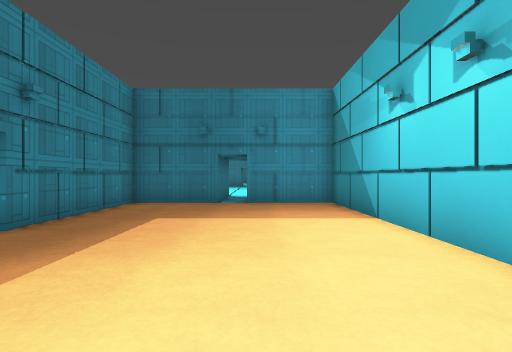
[1] (above)

12 first-person views from a walk through a 3-D level made in the Godot game engine. The camera is 1.5 m above the floor, looks level and sees 80° across. Doors that lead somewhere are drawn open, without their leaves. The floor is counted in squares, 2 m on a side. Each view is taken from the middle of a square. On the plan, view 1 faces up. The plan holds only what a view shows up to about 10 squares ahead; the rest is blank. The place goes on beyond the plan. Flat picture figures and markers are not drawn. Some surface patterns are stand-ins.

[2]
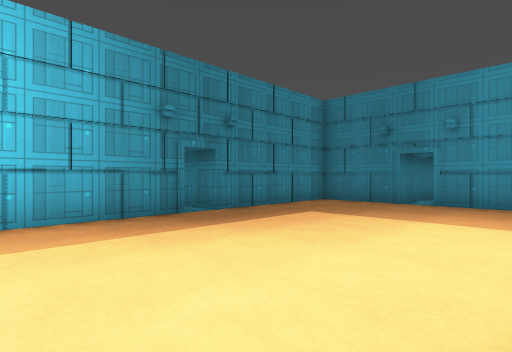

[3]
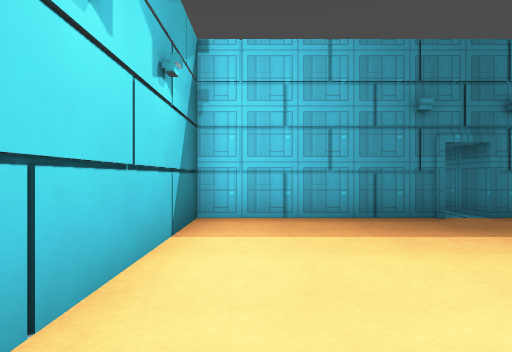

[4]
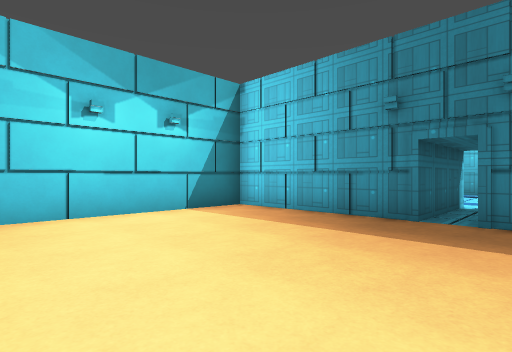

[5]
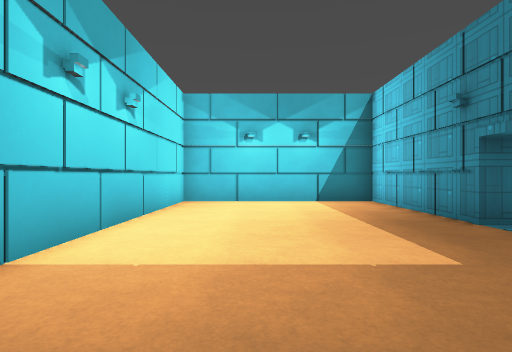

[6]
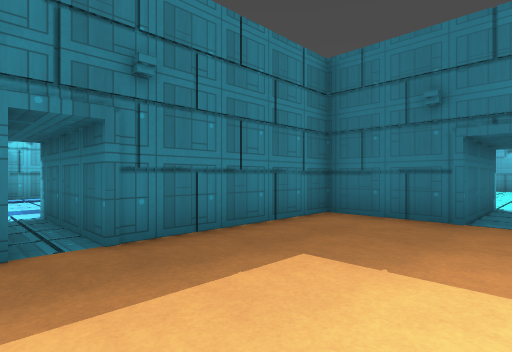

[7]
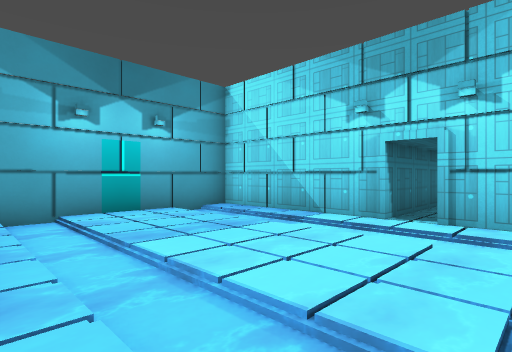

[8]
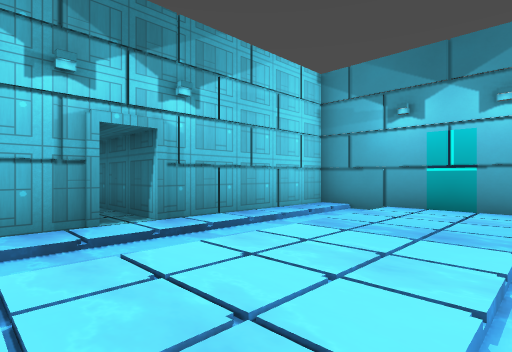

[9]
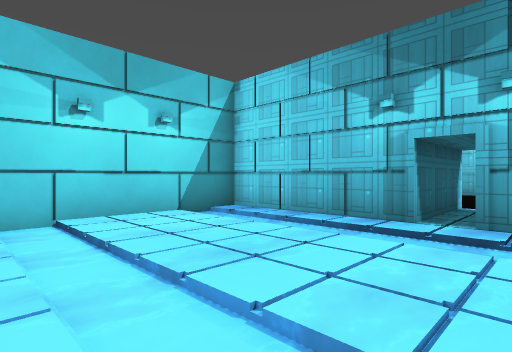

[10]
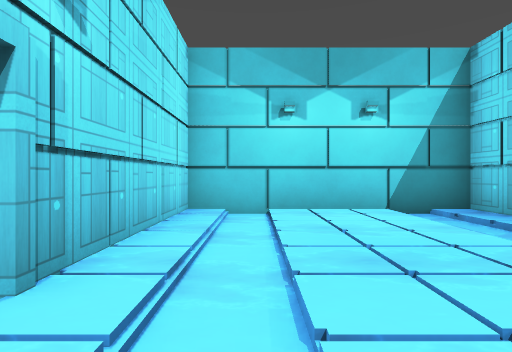

[11]
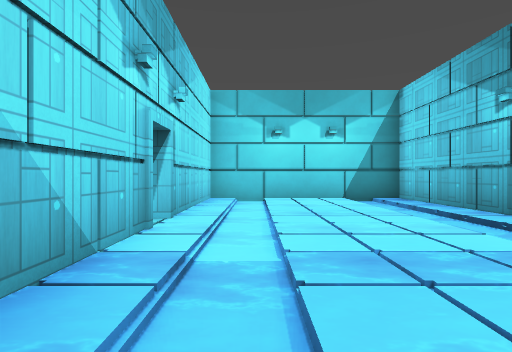

[12]
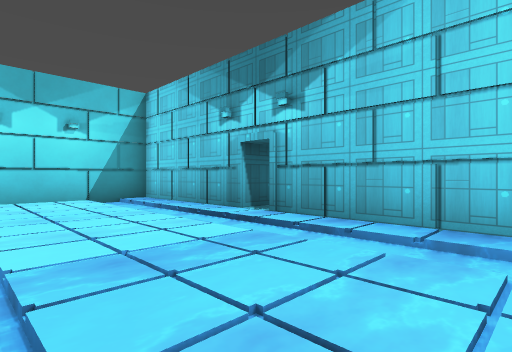

### Floor plan
Key: @ floor where view 1 was taken; # wall or solid block; . main floor; - floor 0.25 m lower than the main floor; / step, stairs or slope; D open door.
Columns run from 15 left of view 1 to 3 right of it. Each row starts with its distance up from view 1.
  9   ######## ########
  8   #.-../.# #......#
  7   #.-../.# #......#
  6   #.-../.###......#
  5 ###.-../.###......#
  4 D///-.././//......#
  3 ###.-../.###......#
  2   #.-../.###......#
  1   #.-../.# #......#
  0   #.-../.# #...@..#
 -1   ######## ########

Where each view was taken, in squares from view 1:
view 1: 0 up, 0 right, facing up
view 2: 0 up, 2 right, facing up-left
view 3: 0 up, 2 right, facing left
view 4: 5 up, 2 right, facing down-left
view 5: 8 up, 0 right, facing down
view 6: 3 up, 0 right, facing up-left
view 7: 2 up, 12 left, facing up-right
view 8: 2 up, 8 left, facing up-left
view 9: 5 up, 7 left, facing down-left
view 10: 5 up, 8 left, facing down
view 11: 8 up, 8 left, facing down
view 12: 8 up, 8 left, facing down-left
